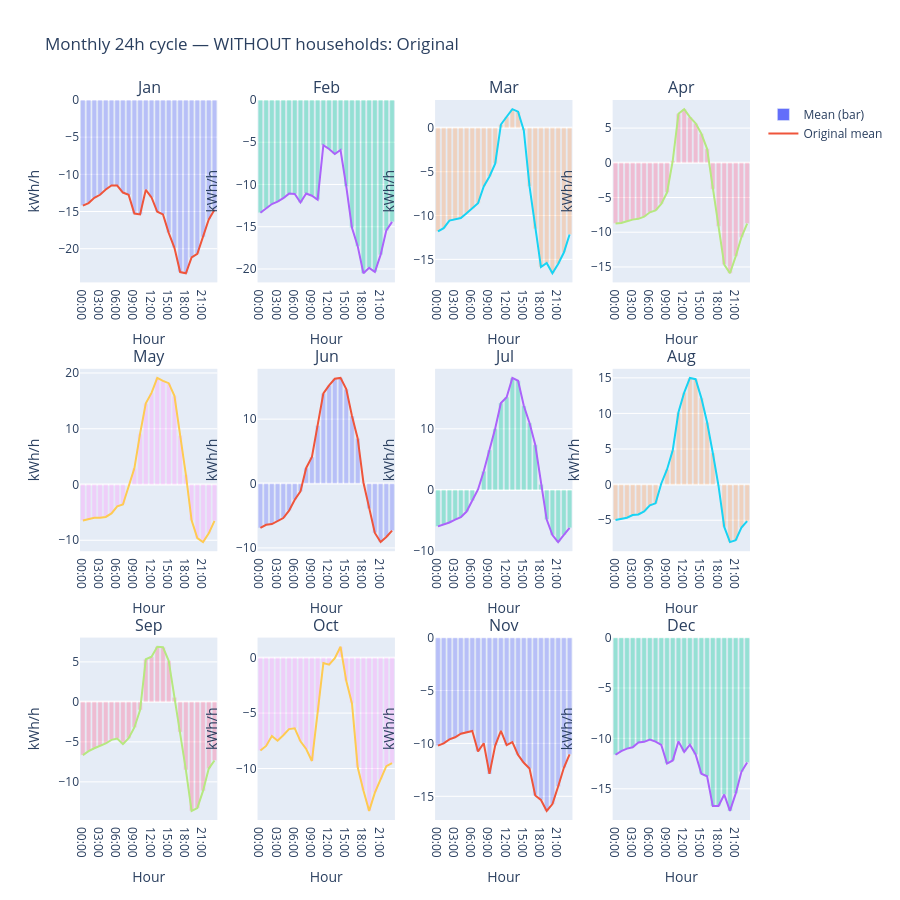
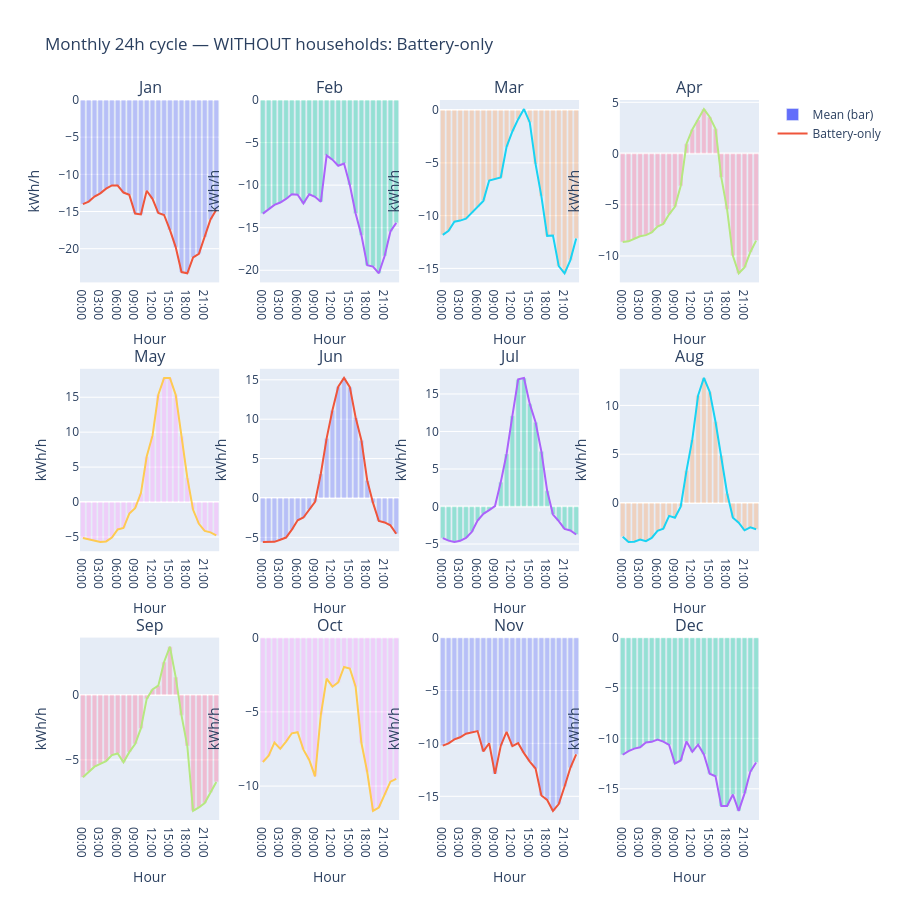
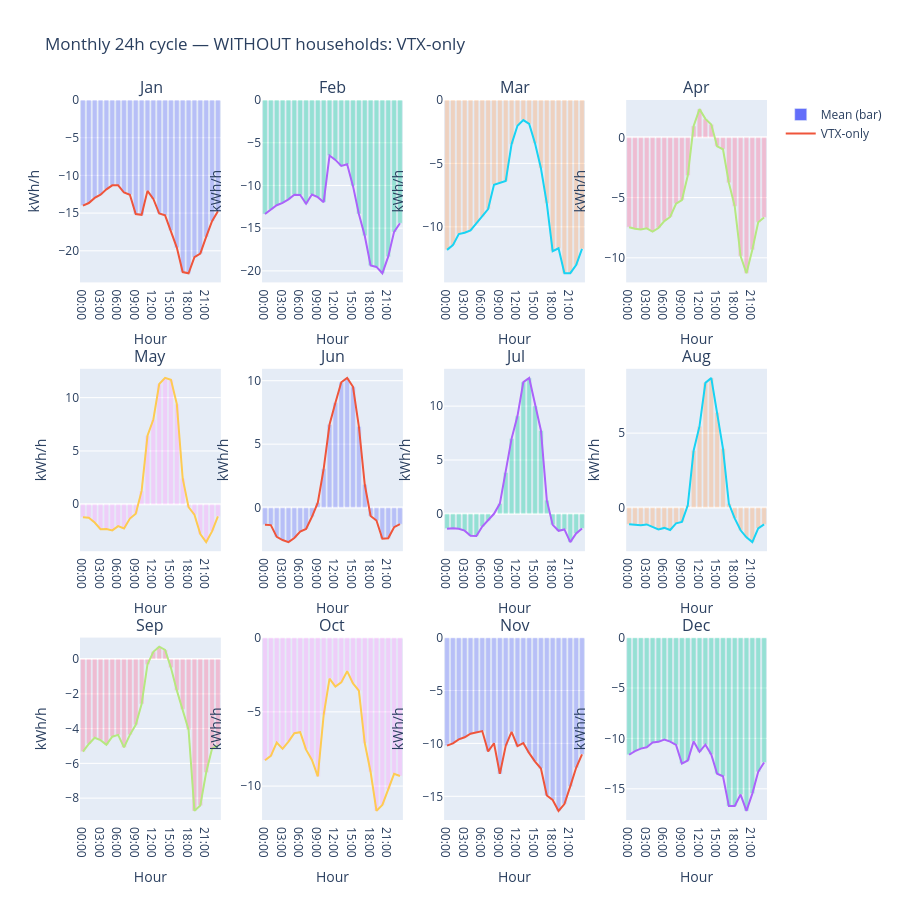
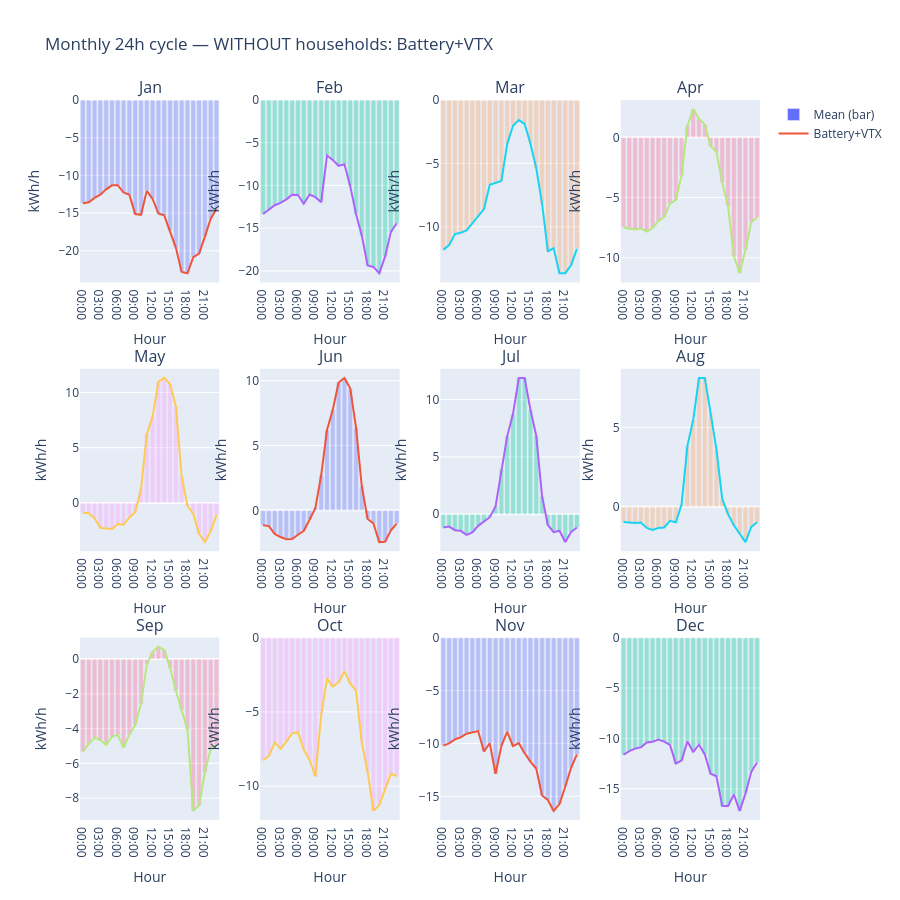

The notebook cell saved with these charts, in order:
### Code cell
# --- Minimal, focused notebook: headline results + per-month 24h cycles ---
import numpy as np
import pandas as pd
import plotly.graph_objects as go
from plotly.subplots import make_subplots

# ---------------- Config ----------------
TZ = "Europe/Copenhagen"
SYSTEMS_CSV   = "data/El - Sandbyvägen 196, Dalby.csv"
HOUSEHOLD_CSV = "data/El - Sandbyvägen 158, Dalby.csv"
PROD_COL = "Produktion"
IMP_COL  = "El kWh"
N_HOMES  = 50

BATTERY_KWH   = 36.0
SOC0_FRAC     = 0.80
ETA_RT        = 0.90
N_EV          = 20
EV_LEND_KWH   = 10.0
OFFICE_HOURS  = range(8, 17)  # 08–16:59 (50% EV availability)
MAX_CHARGE_KW = 10.0
MAX_DISCH_KW  = 10.0

# ---------------- IO ----------------
def read_european_table(dataset: str, datum="Datum", tz=TZ) -> pd.DataFrame:
    df = pd.read_table(dataset, sep=";", decimal=",", index_col=datum, parse_dates=[datum], na_values=["-","—"])
    # Localize robustly: shift nonexistent DST forward; ambiguous -> NaT (we drop them in groups)
    df.index = df.index.tz_localize(tz, nonexistent="shift_forward", ambiguous="NaT")
    return df

systems  = read_european_table(SYSTEMS_CSV)
household = read_european_table(HOUSEHOLD_CSV)

# ---------------- Time normalize ----------------
def norm_idx(idx: pd.DatetimeIndex) -> pd.DatetimeIndex:
    i = pd.to_datetime(idx, errors="coerce")
    return i.tz_convert(TZ).tz_localize(None) if getattr(i, "tz", None) is not None else i

sys_ = systems.copy();   sys_.index = norm_idx(sys_.index)
hh_  = household.copy(); hh_.index  = norm_idx(hh_.index)

# ---------------- Base series ----------------
if PROD_COL not in sys_.columns or IMP_COL not in sys_.columns:
    raise KeyError(f"Expected '{PROD_COL}' and '{IMP_COL}' in systems columns: {list(sys_.columns)}")
net_e = (sys_[PROD_COL] - sys_[IMP_COL]).rename("net_kWh")  # + surplus, - deficit

# Build household net if available (if no prod col in HH, treat as 0)
hh_imp_col = next((c for c in hh_.columns if c.lower() in {IMP_COL.lower(), "el kwh"}), None)
hh_prod_col= next((c for c in hh_.columns if c.lower() in {PROD_COL.lower(), "produktion"}), None)
if hh_imp_col is None:
    raise KeyError(f"Household import column not found in: {list(hh_.columns)}")
net_hh = ((hh_[hh_prod_col] if hh_prod_col else 0) - hh_[hh_imp_col]).rename("net_household")

# ---------------- 50 households with √N residual aggregation ----------------
mask = net_hh.index.notna()
s = net_hh[mask]
month_key = s.index.to_period("M")
hour_key  = s.index.to_series().dt.hour.astype(int)
trend_s = s.groupby([month_key, hour_key]).transform("mean")  # month×hour mean
trend = pd.Series(np.nan, index=net_hh.index, name="hh_trend"); trend.loc[s.index] = trend_s
resid = (net_hh - trend).rename("hh_resid")
net_hh_agg = (N_HOMES * trend + np.sqrt(N_HOMES) * resid).rename("net_households_agg")

aligned = pd.concat([net_e.rename("net_sys"), net_hh_agg], axis=1, join="inner").dropna()
net_connected_random = (aligned["net_sys"] + aligned["net_households_agg"]).rename("net_kWh")

# ---------------- Simulator ----------------
def _dt_hours(idx: pd.DatetimeIndex) -> np.ndarray:
    dt = pd.Series(idx).diff().dt.total_seconds().div(3600.0).to_numpy()
    if len(dt) > 1 and np.isnan(dt[1]): dt[0] = np.nanmedian(dt[1:])
    return np.where(np.isnan(dt), np.nanmedian(dt), dt)

def _ev_capacity_schedule(idx: pd.DatetimeIndex, n_ev=N_EV, ev_kwh=EV_LEND_KWH) -> pd.Series:
    hrs = idx.hour
    cap = np.where(np.isin(hrs, list(OFFICE_HOURS)), 0.5 * n_ev * ev_kwh, 1.0 * n_ev * ev_kwh)
    return pd.Series(cap, index=idx, name="ev_cap_kWh")

def simulate_series(e_kwh: pd.Series,
                    base_cap_kwh: float,
                    var_cap_kwh: pd.Series | None,
                    soc0_frac: float = SOC0_FRAC,
                    eta_rt: float   = ETA_RT,
                    max_chg_kw: float | None = MAX_CHARGE_KW,
                    max_dis_kw: float | None = MAX_DISCH_KW) -> pd.Series:
    eta = np.sqrt(eta_rt)
    idx = e_kwh.index
    e   = e_kwh.to_numpy(float)
    var = np.zeros_like(e) if var_cap_kwh is None else var_cap_kwh.reindex(idx).to_numpy(float)
    dt  = _dt_hours(idx)
    residual = np.zeros_like(e)
    soc_now = soc0_frac * (base_cap_kwh + var[0])
    for i, x in enumerate(e):
        cap_now = base_cap_kwh + var[i]
        if soc_now > cap_now:         # capacity drop (e.g., EVs depart)
            residual[i] += (soc_now - cap_now) / eta
            soc_now = cap_now
        ecap_in  = (max_chg_kw * dt[i]) if max_chg_kw is not None else np.inf
        ecap_out = (max_dis_kw * dt[i]) if max_dis_kw is not None else np.inf
        if x >= 0:                     # charge
            room = cap_now - soc_now
            charge_in = min(x * eta, room, ecap_in)
            spill = x * eta - charge_in
            soc_now += charge_in
            residual[i] = spill / eta
        else:                          # discharge
            need = -x
            deliverable = min(soc_now * eta, need, ecap_out)
            soc_now -= deliverable / eta
            residual[i] = -(need - deliverable)
    return pd.Series(residual, index=idx, name="net_after_kWh")

def import_kwh(s: pd.Series) -> float:
    return float(-s[s < 0].sum())

# ---------------- Scenarios: WITHOUT households (systems only) ----------------
ev_sched_sys = _ev_capacity_schedule(net_e.index)
net_sys_batt = simulate_series(net_e, base_cap_kwh=BATTERY_KWH, var_cap_kwh=None)
net_sys_vtx  = simulate_series(net_e, base_cap_kwh=0.0,         var_cap_kwh=ev_sched_sys)
net_sys_both = simulate_series(net_e, base_cap_kwh=BATTERY_KWH, var_cap_kwh=ev_sched_sys)

imp0_sys = import_kwh(net_e); imp_b_sys = import_kwh(net_sys_batt); imp_v_sys = import_kwh(net_sys_vtx); imp_bt_sys = import_kwh(net_sys_both)
print("\n[Without households]")
print(f"  Import ↓ battery-only: {imp0_sys-imp_b_sys:,.1f} kWh  ({(1-imp_b_sys/imp0_sys)*100:.1f}%)")
print(f"  Import ↓ VTX-only   : {imp0_sys-imp_v_sys:,.1f} kWh  ({(1-imp_v_sys/imp0_sys)*100:.1f}%)")
print(f"  Import ↓ BOTH       : {imp0_sys-imp_bt_sys:,.1f} kWh  ({(1-imp_bt_sys/imp0_sys)*100:.1f}%)")

# ---------------- Scenarios: WITH households (50, √N residual) ----------------
ev_sched_hh = _ev_capacity_schedule(net_connected_random.index)
net_hh_batt = simulate_series(net_connected_random, base_cap_kwh=BATTERY_KWH, var_cap_kwh=None)
net_hh_vtx  = simulate_series(net_connected_random, base_cap_kwh=0.0,         var_cap_kwh=ev_sched_hh)
net_hh_both = simulate_series(net_connected_random, base_cap_kwh=BATTERY_KWH, var_cap_kwh=ev_sched_hh)

imp0_hh = import_kwh(net_connected_random); imp_b_hh = import_kwh(net_hh_batt); imp_v_hh = import_kwh(net_hh_vtx); imp_bt_hh = import_kwh(net_hh_both)
print("\n[With households]")
print(f"  Imports (orig)      : {imp0_hh:,.1f} kWh")
print(f"  Imports after battery-only : {imp_b_hh:,.1f} kWh   (↓ {(1-imp_b_hh/imp0_hh)*100:.1f}%)")
print(f"  Imports after VTX-only     : {imp_v_hh:,.1f} kWh   (↓ {(1-imp_v_hh/imp0_hh)*100:.1f}%)")
print(f"  Imports after both         : {imp_bt_hh:,.1f} kWh   (↓ {(1-imp_bt_hh/imp0_hh)*100:.1f}%)")

# ---------------- Monthly 24h cycle grids ----------------
def month_grid(series: pd.Series, title: str, line_name: str):
    def hod_mean(mask):
        dh = series[mask].groupby([series[mask].index.normalize(), series[mask].index.hour]).sum().unstack(fill_value=0.0)
        hrs  = np.arange(24); xlbl = [f"{h:02d}:00" for h in hrs]
        mean_ = dh.mean(axis=0).reindex(hrs, fill_value=0.0).to_numpy()
        return xlbl, mean_
    names = ["Jan","Feb","Mar","Apr","May","Jun","Jul","Aug","Sep","Oct","Nov","Dec"]
    fig = make_subplots(rows=3, cols=4, subplot_titles=names, vertical_spacing=0.12, horizontal_spacing=0.06)
    for m in range(1, 13):
        mask = series.index.month == m
        if not mask.any(): continue
        xlbl, mean_ = hod_mean(mask); r = (m-1)//4 + 1; c = (m-1)%4 + 1
        fig.add_bar(x=xlbl, y=mean_, name="Mean (bar)" if m==1 else None,
                    marker_opacity=0.35, showlegend=(m==1), row=r, col=c)
        fig.add_scatter(x=xlbl, y=mean_, mode="lines", name=line_name if m==1 else None,
                        showlegend=(m==1), row=r, col=c)
        fig.update_xaxes(title_text="Hour", type="category", row=r, col=c)
        fig.update_yaxes(title_text="kWh/h", row=r, col=c)
    fig.update_layout(title=title, hovermode="x unified", height=900, barmode="overlay")
    fig.show()

# WITHOUT households (4 grids)
month_grid(net_e,          "Monthly 24h cycle — WITHOUT households: Original",     "Original mean")
month_grid(net_sys_batt,   "Monthly 24h cycle — WITHOUT households: Battery-only", "Battery-only")
month_grid(net_sys_vtx,    "Monthly 24h cycle — WITHOUT households: VTX-only",     "VTX-only")
month_grid(net_sys_both,   "Monthly 24h cycle — WITHOUT households: Battery+VTX",  "Battery+VTX")

# WITH households (4 grids)
month_grid(net_connected_random, "Monthly 24h cycle — WITH households: Original",     "Original (with HH)")
month_grid(net_hh_batt,          "Monthly 24h cycle — WITH households: Battery-only", "Battery-only")
month_grid(net_hh_vtx,           "Monthly 24h cycle — WITH households: VTX-only",     "VTX-only")
month_grid(net_hh_both,          "Monthly 24h cycle — WITH households: Battery+VTX",  "Battery+VTX")
